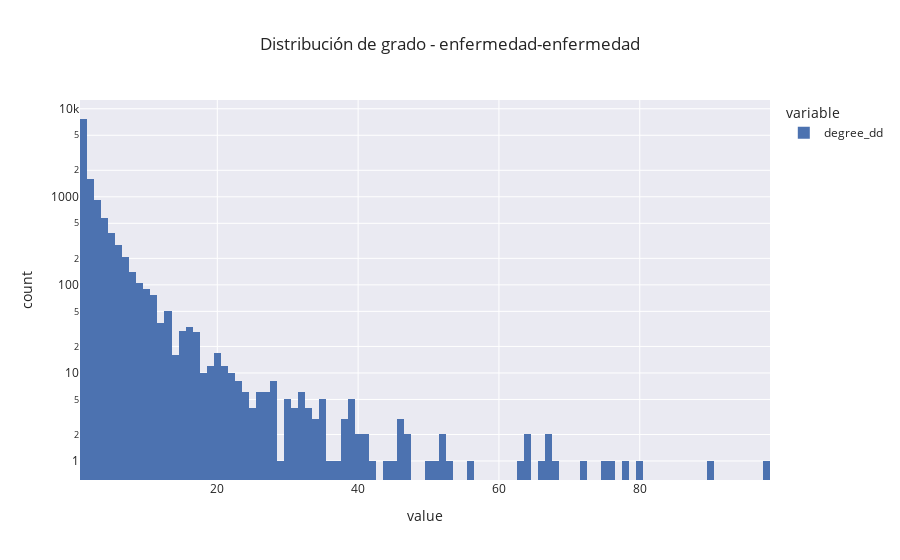

Source (notebook cell):
### Code cell
fig_dd_degree = px.histogram(dd_degree, log_y=True, title="Distribución de grado - enfermedad-enfermedad")
fig_dd_degree.show()

### Figure 1 — Plotly figure (JSON) as saved in the notebook; plotly's stock layout.template omitted (floating-point values rounded to 4 significant figures; data arrays with more than 128 entries replaced by an {"elided": "..."} marker saying what was removed)
{"data": [{"alignmentgroup": "True", "bingroup": "x", "hovertemplate": "variable=degree_dd<br>value=%{x}<br>count=%{y}<extra></extra>", "legendgroup": "degree_dd", "marker": {"color": "rgb(76,114,176)", "pattern": {"shape": ""}}, "name": "degree_dd", "offsetgroup": "degree_dd", "orientation": "v", "showlegend": true, "type": "histogram", "x": {"elided": "12368 int values"}, "xaxis": "x", "yaxis": "y"}], "layout": {"barmode": "relative", "legend": {"title": {"text": "variable"}, "tracegroupgap": 0}, "title": {"text": "Distribución de grado - enfermedad-enfermedad"}, "xaxis": {"anchor": "y", "domain": [0, 1], "title": {"text": "value"}}, "yaxis": {"anchor": "x", "domain": [0, 1], "title": {"text": "count"}, "type": "log"}}}
